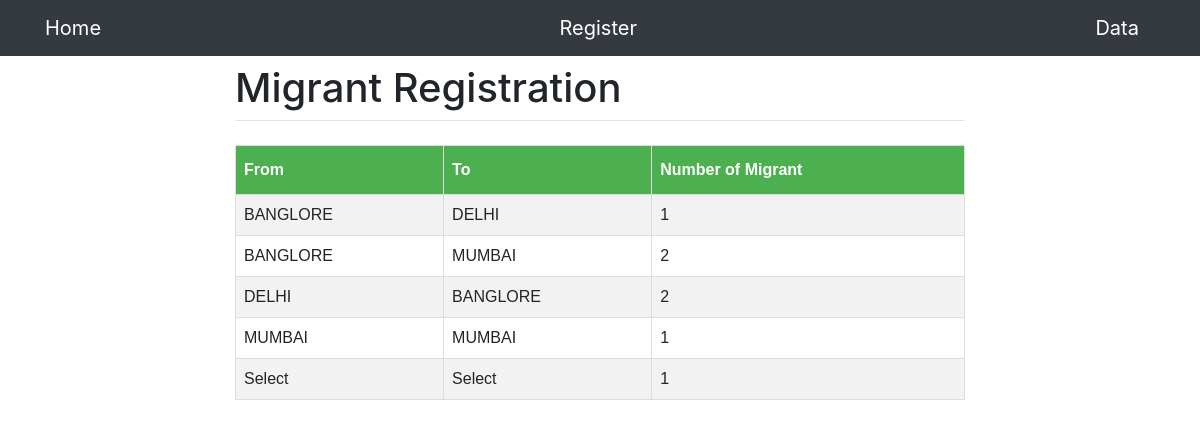
Page /data on the committed database.
### registration/models.py (models this page shows)
class Person(models.Model):
    name = models.CharField(max_length=130)
    mobile=models.IntegerField(primary_key=True)
    email = models.EmailField(blank=True)
    job_title = models.CharField(max_length=30, blank=True)
    job=models.CharField(max_length=10,choices=LOCATIONCHOICE,default='Select')
    home=models.CharField(max_length=10,choices=LOCATIONCHOICE,default='Select')
    bio = models.TextField(blank=True)

### registration/views.py (the view)
# urls.py: path('data',views.data,name="data")
def data(request):
    person=Person.objects.all()
    a=person.values('job','home').annotate(dcount=Count('job'))
    return render(request,'registration/data.html',{"data":a,"error":"message"})

### registration/templates/registration/data.html (shortened to what this page needs)
{% extends './base.html' %}
{% block content %}
<table id="customers">
    <tr>
        <th>From</th>
        <th>To </th>
        <th>Number of Migrant</th>
      </tr>
      {% if data %}
        {% for person in data %}
            <tr>
            <td>{{person.job}}</th>
            <td>{{person.home}}</th>
                <td>{{person.dcount}}</td>
            </tr>
        {% endfor %}
  </table>
  {% else %}
  <p>No polls are available.</p>
  {% endif %}
{% endblock %}

### registration/templates/registration/data.html (style rules this page uses)
#customers { font-family: Arial, Helvetica, sans-serif; border-collapse: collapse; width: 100%; }
#customers td, #customers th { border: 1px solid #ddd; padding: 8px; }
#customers tr:nth-child(even) { background-color: #f2f2f2; }
#customers th { padding-top: 12px; padding-bottom: 12px; text-align: left; background-color: #4CAF50; color: white; }

### rows in the picture
Person: job "DELHI", home "BANGLORE", dcount "2"
Person: job "MUMBAI", home "MUMBAI", dcount "1"
Person: job "Select", home "Select", dcount "1"

### other values in the picture
{{ person.job }} "BANGLORE" "BANGLORE"
{{ person.home }} "DELHI" "MUMBAI"
{{ person.dcount }} "1" "2"
